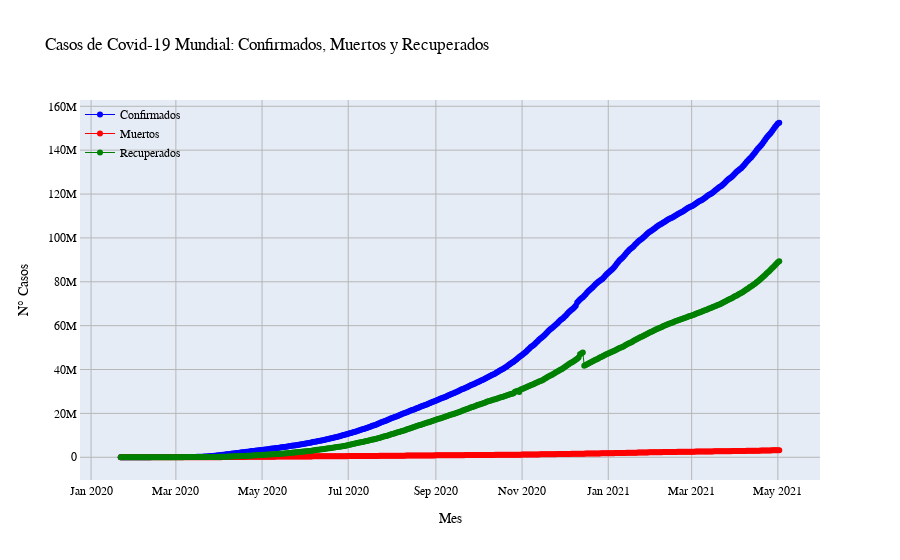

The code cell stored with this chart in its notebook:
### Markdown cell above
### Scatter

### Code cell
trace1 = go.Scatter(x = confirmed['ObservationDate'],
                   y = confirmed['Confirmed'],
                   name = 'Confirmados',
                   mode = 'lines+markers',
                   line = dict(color = 'blue', width = 1)
                   )
trace2 = go.Scatter(x = deaths['ObservationDate'],
                   y = deaths['Deaths'],
                   name = 'Muertos',
                   mode = 'lines+markers',
                   line = dict(color = 'red', width = 1)
                   )
trace3 = go.Scatter(x = recovered['ObservationDate'],
                   y = recovered['Recovered'],
                   name = 'Recuperados',
                   mode = 'lines+markers',
                   line = dict(color = 'green', width = 1)
                   )

layout = go.Layout(barmode = 'group',
                  bargap = 0,  # permite una separación entre barras adjacentes
                  bargroupgap = 0, # separacón de barras entre la misma locación
                  title = "Casos de Covid-19 Mundial: Confirmados, Muertos y Recuperados",
                  xaxis = dict(title='Mes',zeroline = False,
                              gridcolor = 'rgb(183,183,183)',showline = True),
                  yaxis = dict(title='N° Casos',zeroline = False,
                                gridcolor = 'rgb(183,183,183)',showline = True),
                   font = dict(family = 'Courier New, monospace', size = 12, color= 'rgb(0,0,0)'),
                   legend = dict(x = 0, y = 1.0, bgcolor = 'rgba(255, 255, 255, 0)', bordercolor = 'rgba(255, 255, 255, 0)')
                  )

data = [trace1,trace2,trace3]
fig = go.Figure(data = data, layout= layout)
iplot(fig)

### Figure 1 — Plotly figure (JSON) as saved in the notebook; plotly's stock layout.template omitted (floating-point values rounded to 4 significant figures; data arrays with more than 128 entries replaced by an {"elided": "..."} marker saying what was removed)
{"data": [{"line": {"color": "blue", "width": 1}, "mode": "lines+markers", "name": "Confirmados", "type": "scatter", "x": {"elided": "467 str values"}, "y": {"elided": "467 int values"}}, {"line": {"color": "red", "width": 1}, "mode": "lines+markers", "name": "Muertos", "type": "scatter", "x": {"elided": "467 str values"}, "y": {"elided": "467 int values"}}, {"line": {"color": "green", "width": 1}, "mode": "lines+markers", "name": "Recuperados", "type": "scatter", "x": {"elided": "467 str values"}, "y": {"elided": "467 int values"}}], "layout": {"bargap": 0, "bargroupgap": 0, "barmode": "group", "font": {"color": "rgb(0,0,0)", "family": "Courier New, monospace", "size": 12}, "legend": {"bgcolor": "rgba(255, 255, 255, 0)", "bordercolor": "rgba(255, 255, 255, 0)", "x": 0, "y": 1}, "title": {"text": "Casos de Covid-19 Mundial: Confirmados, Muertos y Recuperados"}, "xaxis": {"gridcolor": "rgb(183,183,183)", "showline": true, "title": {"text": "Mes"}, "zeroline": false}, "yaxis": {"gridcolor": "rgb(183,183,183)", "showline": true, "title": {"text": "N° Casos"}, "zeroline": false}}}
